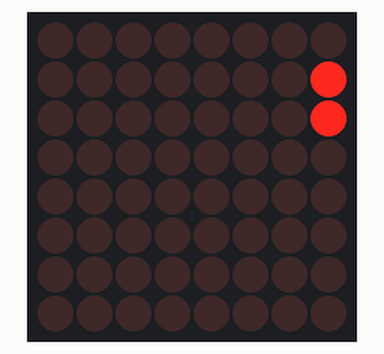
Recording of a sketch running on a simulated Arduino Uno, built with avr-gcc and run on an emulated ATmega328P. Parts: 8×8 LED matrix. Wiring (inferred from the names in the program): MAX7219 LED driver (orientation assumed): data pin 4; clock pin 2; CS pin 3.

Above: at 0.15 s.
At 5.1 s:
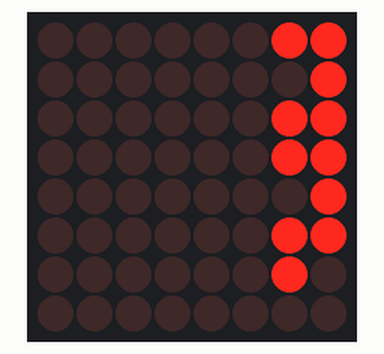
At 10.05 s:
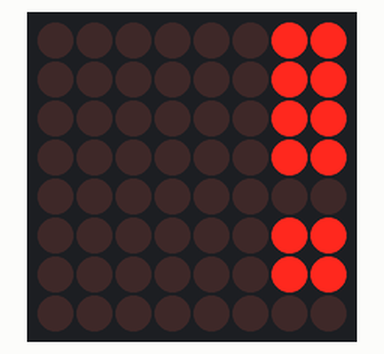
At 19.96 s:
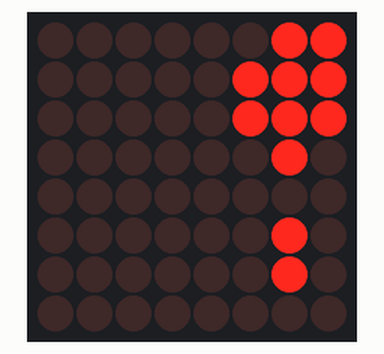
At 29.96 s:
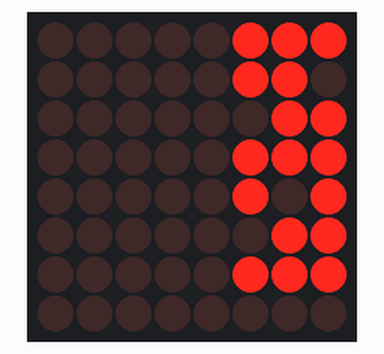
At 39.86 s:
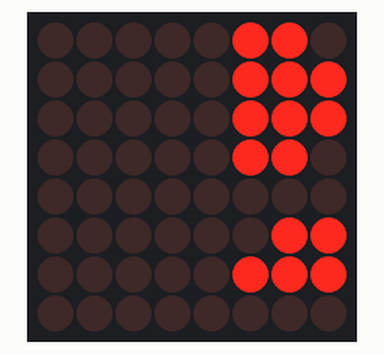

The sketch:

arduino-MAX7219-anode.ino
```cpp
/*
  Code by  OlimexSmart - Luca Olivieri
  http://olimexsmart.wordpress.com/
  Please keep this head comment :)

  Sketch for testing the MAX7219 with a common anode display.
  The wiring is simple

  MAX7219           7 - DISPLAY
  D0 to D7     ---> A to DP
  SEG G to DP  ---> 1 to 8 digit, first from left

  Don't forgot Iset on the MAX7219!
*/

#define interval 100
#define DIN 4
#define LOAD 3
#define CLK 2
#define DIGITS 4

int digit[DIGITS] = {
  0
};
const byte segments[11] = {
  B11111100,
  B01100000,
  B11011010,
  B11110010,
  B01100110,
  B10110110,
  B10111110,
  B11100000,
  B11111110,
  B11110110,
  B00000000
};


int count = 0;
boolean flag = true;
unsigned long timea = 0;
unsigned long timeb = 0;


void setup()
{
  pinMode(DIN, OUTPUT); //data in
  pinMode(LOAD, OUTPUT); //load trigger
  pinMode(CLK, OUTPUT); //clock

  digitalWrite(LOAD, HIGH); //latch pin HIGH

  serOut(0x0F, 0x00);  //deactivating test mode
  serOut(0x09, 0x00);  //setting to no decode
  serOut(0x0A, 0x07);  //setting intensity
  serOut(0x0B, 0x07);  //setting scan limit to 8 digits
  serOut(0x0C, 0x01);   //deactivating shutdown

}

void loop()
{
  timeb = millis();
  if (timeb - timea > interval) {
    if (flag)
      count++;
    else
      count--;

    if (count == 9999)
      flag = false;

    if (count == 0)
      flag = true;

    timea = timeb;

    dispInt(count);
  }
}

void serOut(byte op, byte var)
{
  digitalWrite(LOAD, LOW);
  shiftOut(DIN, CLK, MSBFIRST, op);
  shiftOut(DIN, CLK, MSBFIRST, var);
  digitalWrite(LOAD, HIGH);
}

void dispInt(int n)
{
  //dividing the number to display in digits
  for (byte m = 0; m < DIGITS; m++)
  {
    digit[m] = n % (int)pow(10, m + 1);
    digit[m] /= pow(10, m);

    //this line erases useless zero of unused digits
    if (digit[m] == 0 && n < pow(10, m) && n > 0) digit[m] = 10;
  }

  byte temp = 0;
  byte packet;
  int s = 0;

  for (byte i = 0; i < 8; i++) //packet count
  {
    packet = 0;

    for (byte k = 0; k < DIGITS ; k++) //packet fill
    {
      temp = segments[digit[k]] & B10000000 >> i; // masking unused bits
      s = 7 - k - i;  //shifting bit at the right position
      if (s >= 0) //negative shifting is undefined in C
        temp >>= s;
      else
        temp <<= -s;
      packet = temp | packet; //filling them in the packet
    }

    serOut(i + 1, packet); //First opcode is for no-op, digits counting from one
  }
}
```
